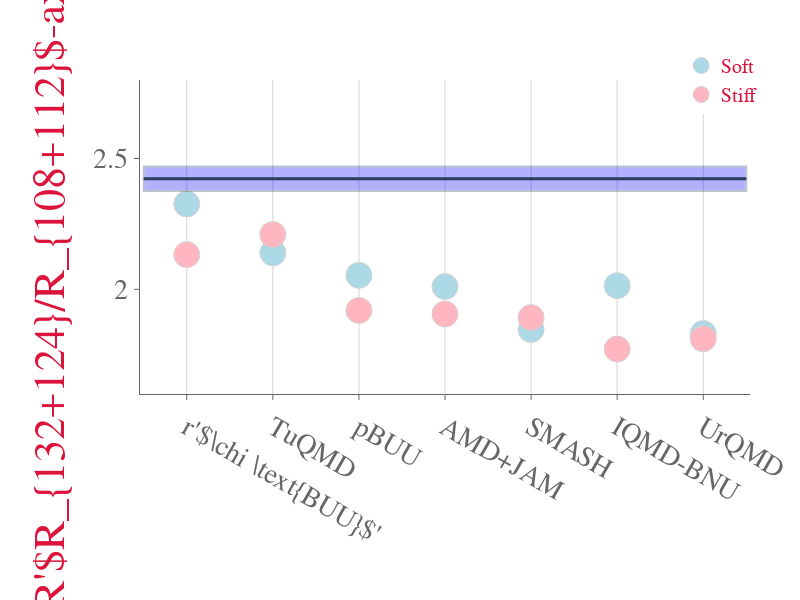

The code cell stored with this chart in its notebook:
### Code cell
fig.update_traces(mode='markers', marker=dict(line_width=1, symbol='circle', size=26))

fig.update_layout(
    title="",
     yaxis=dict(
         title = "R'$R_{132+124}/R_{108+112}$-axis Title",
         range=[1.6,2.8],
        showgrid=False,
        showline=True,
        linecolor='rgb(102, 102, 102)',
        tickfont_color='rgb(102, 102, 102)',
        showticklabels=True,
        dtick=.5,
        ticks='outside',
        tickcolor='rgb(102, 102, 102)',
        titlefont = dict(
        family="Courier New, monospace",
        size=44,
        color="crimson"),
    ),
    xaxis=dict(
        showgrid=True,
        showline=True,
        gridcolor='lightgray',
        linecolor='rgb(102, 102, 102)',
        tickfont_color='rgb(102, 102, 102)',
        showticklabels=True,
        ticks='outside',
        tickcolor='rgb(102, 102, 102)',
    ),
    margin=dict(l=140, r=40, b=50, t=80),
    legend=dict(
        font_size=20,
        yanchor='middle',
        xanchor='right',
    ),
    width=800,
    height=600,
    paper_bgcolor='white',
    plot_bgcolor='white',
    hovermode='closest',
)
#fig.write_image("pionpaper_horz_lin.pdf")

fig.show()

### Figure 1 — Plotly figure (JSON) as saved in the notebook; plotly's stock layout.template omitted (floating-point values rounded to 4 significant figures)
{"data": [{"marker": {"color": "lightblue", "line": {"color": "lightgray", "width": 1}, "size": 26, "symbol": "circle"}, "mode": "markers", "name": "Soft", "type": "scatter", "x": ["r'$\\chi \\text{BUU}$'", "TuQMD", "pBUU", "AMD+JAM", "SMASH", "IQMD-BNU", "UrQMD"], "y": [2.326, 2.139, 2.054, 2.01, 1.847, 2.014, 1.831]}, {"marker": {"color": "lightpink", "line": {"color": "lightgray", "width": 1}, "size": 26, "symbol": "circle"}, "mode": "markers", "name": "Stiff", "type": "scatter", "x": ["AMD+JAM", "IQMD-BNU", "SMASH", "TuQMD", "UrQMD", "pBUU", "r'$\\chi \\text{BUU}$'"], "y": [1.906, 1.772, 1.892, 2.21, 1.811, 1.919, 2.133]}], "layout": {"font": {"color": "crimson", "family": "Courier New, monospace", "size": 28}, "height": 600, "hovermode": "closest", "legend": {"font": {"size": 20}, "xanchor": "right", "yanchor": "middle"}, "margin": {"b": 50, "l": 140, "r": 40, "t": 80}, "paper_bgcolor": "white", "plot_bgcolor": "white", "shapes": [{"fillcolor": "blue", "opacity": 0.3, "type": "rect", "x0": -0.5, "x1": 6.5, "xref": "x", "y0": 2.376, "y1": 2.47, "yref": "y"}, {"line": {"width": 3}, "type": "line", "x0": -0.5, "x1": 6.5, "xref": "x", "y0": 2.423, "y1": 2.423, "yref": "y"}], "title": {"text": ""}, "width": 800, "xaxis": {"gridcolor": "lightgray", "linecolor": "rgb(102, 102, 102)", "showgrid": true, "showline": true, "showticklabels": true, "tickcolor": "rgb(102, 102, 102)", "tickfont": {"color": "rgb(102, 102, 102)"}, "ticks": "outside", "title": {"text": ""}}, "yaxis": {"dtick": 0.5, "linecolor": "rgb(102, 102, 102)", "range": [1.6, 2.8], "showgrid": false, "showline": true, "showticklabels": true, "tickcolor": "rgb(102, 102, 102)", "tickfont": {"color": "rgb(102, 102, 102)"}, "ticks": "outside", "title": {"font": {"color": "crimson", "family": "Courier New, monospace", "size": 44}, "text": "R'$R_{132+124}/R_{108+112}$-axis Title"}}}}
